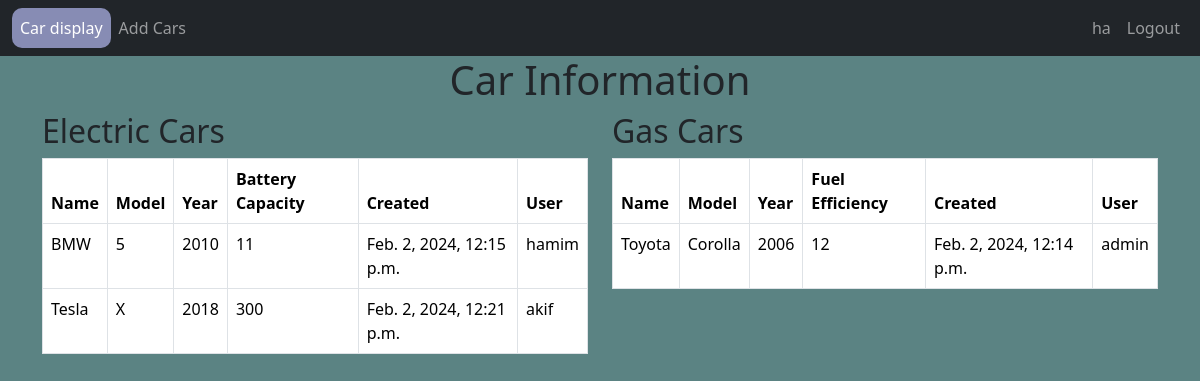
Screenshot of / (signed in) with the database file from the repository.
### Cars/models.py (models this page shows, shortened)
class Car(models.Model):
    user = models.ForeignKey(User, on_delete=models.SET_NULL, null=True)
    name = models.CharField(max_length=100)
    model = models.CharField(max_length=100)
    year = models.PositiveIntegerField()
    class Meta:
        abstract = True

class ElectricCar(Car):
    battery_capacity = models.PositiveIntegerField()
    created = models.DateTimeField(auto_now_add=True)

class GasCar(Car):
    fuel_efficiency = models.PositiveIntegerField()
    created = models.DateTimeField(auto_now_add=True)

### Cars/views.py (the view)
# urls.py: 2. Add a URL to urlpatterns:  path('', views.home, name='home')
def home(request):
    electric_cars = ElectricCar.objects.all()
    gas_cars = GasCar.objects.all()
    context = {
        'electric_cars': electric_cars,
        'gas_cars': gas_cars,
    }
    return render(request, 'car_display.html', context)

### Cars/templates/car_display.html (shortened to what this page needs)
{% extends 'base.html' %}
{% block body %}
<body style="background: rgb(91, 131, 131)">
    <div class="container">
        <h1 style="text-align: center;">Car Information</h1>
        <div class="row">
            <div class="col-md-6">
                <h2>Electric Cars</h2>
                {% if electric_cars %}
                    <table class="table table-bordered">
                        <thead class="thead-dark">
                            <tr>
                                <th>Name</th>
                                <th>Model</th>
                                <th>Year</th>
                                <th>Battery Capacity</th>
                                <th>Created</th>
                                <th>User</th>
                            </tr>
                        </thead>
                        <tbody>
                            {% for electric_car in electric_cars %}
                                <tr>
                                    <td>{{ electric_car.name }}</td>
                                    <td>{{ electric_car.model }}</td>
                                    <td>{{ electric_car.year }}</td>
                                    <td>{{ electric_car.battery_capacity }}</td>
                                    <td>{{ electric_car.created }}</td>
                                    <td>{{ electric_car.user }}</td>
                                </tr>
                            {% endfor %}
                        </tbody>
                    </table>
                {% else %}
                    <p>No electric car data to display.</p>
                {% endif %}
            </div>
            <div class="col-md-6">
                <h2>Gas Cars</h2>
                {% if gas_cars %}
                    <table class="table table-bordered">
                        <thead class="thead-dark">
                            <tr>
                                <th>Name</th>
                                <th>Model</th>
                                <th>Year</th>
                                <th>Fuel Efficiency</th>
                                <th>Created</th>
                                <th>User</th>
                            </tr>
                        </thead>
                        <tbody>
                            {% for gas_car in gas_cars %}
                                <tr>
                                    <td>{{ gas_car.name }}</td>
                                    <td>{{ gas_car.model }}</td>
                                    <td>{{ gas_car.year }}</td>
                                    <td>{{ gas_car.fuel_efficiency }}</td>
                                    <td>{{ gas_car.created }}</td>
                                    <td>{{ gas_car.user }}</td>
                                </tr>
                            {% endfor %}
                        </tbody>
                    </table>
                {% else %}
                    <p>No gas car data to display.</p>
                {% endif %}
            </div>
        </div>
    </div>
</body>
{% endblock %}

### Cars/templates/base.html (shortened to what this page needs)
<!DOCTYPE html>
<html lang="en">
<head>
    <link href="https://cdn.jsdelivr.net/npm/bootstrap@5.3.2/dist/css/bootstrap.min.css" rel="stylesheet">
</head>
<body>
<nav class="navbar navbar-expand-lg navbar-dark bg-dark">
    <div class="container-fluid">
        <div class="collapse navbar-collapse" id="navbarSupportedContent">
            <ul class="navbar-nav me-auto mb-2 mb-lg-0">
                <li class="nav-item">
                    <a class="nav-link {% if request.path == '/' %}active-link{% endif %}" aria-current="page" href="{% url 'car_display' %}">Car display</a>
                </li>
                <li class="nav-item">
                    <a class="nav-link {% if request.path == '/add_cars/' %}active-link{% endif %}" href="{% url 'add_cars' %}">Add Cars</a>
                </li>
            </ul>
            <ul class="navbar-nav ms-auto">
                {% if user.is_authenticated %}
                    <li class="nav-item">
                        <a class="nav-link {% if request.path == '/profile/' %}active-link{% endif %}" aria-current="page" href="{% url 'profile' %} ">
                            {{ user.username|slice:":2" }}
                        </a>
                    </li>
                    <li class="nav-item">
                        <a class="nav-link {% if request.path == '/logout/' %}active-link{% endif %}" href="{% url 'logout' %}">Logout</a>
                    </li>
                {% endif %}
            </ul>
        </div>
    </div>
</nav>
{% block body %}{% endblock %}
</body>
</html>

### Cars/templates/base.html (style rules this page uses)
.navbar-nav .active-link { background-color: #878cb4; color: #fff; border-radius: 10px; }

### rows the page displays
ElectricCar: name "BMW", model "5", year "2010", battery_capacity "11", created "Feb. 2, 2024, 12:15 p.m.", user "hamim"
ElectricCar: name "Tesla", model "X", year "2018", battery_capacity "300", created "Feb. 2, 2024, 12:21 p.m.", user "akif"
GasCar: name "Toyota", model "Corolla", year "2006", fuel_efficiency "12", created "Feb. 2, 2024, 12:14 p.m.", user "admin"

### other values shown
{{ user.username|slice:":2" }} "ha"
